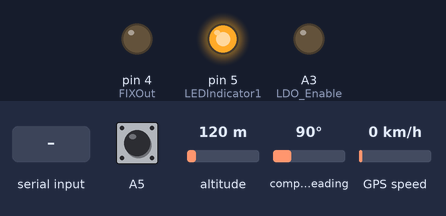
Bench run of a sketch on a simulated Arduino Pro Mini, built with avr-gcc and run on an emulated ATmega328P. Shown: output pins drawn as LEDs (lit = HIGH). The inputs (shaded band) are chosen by the test bench; at power-on: A5 HIGH, altitude 120 m, compass heading 90°, GPS speed 0 km/h. The GPS gets a fix after 3 s at 37.7749, -122.4194 with 8 satellites; what the sketch prints to the serial monitor is not drawn.

Above: at 0.01 s.
At 2.2 s:
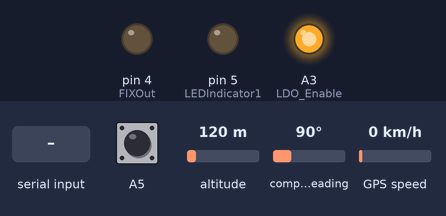
At 8.3 s:
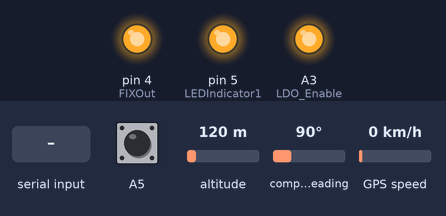
8.4 s: "P90\n" received over Serial
9.9 s: "h\n" received over the second serial link
11.4 s: "F\n" received over the second serial link
12.9 s: "f\n" received over the second serial link
Timing chart, 0 to 15.4 s (numbered marks = the images above; inputs shaded):
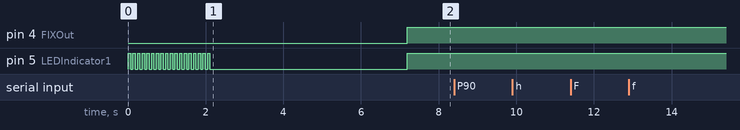

Measured:
- after the input at 8.4 s, every drawn part: stays the same
- after the input at 9.9 s, every drawn part: stays the same
- after the input at 11.4 s, every drawn part: stays the same
- after the input at 12.9 s, every drawn part: stays the same

The sketch:

RFout1MHzV1_06.ino
```cpp
//Software for Zachtek "GPS Referenced RF generator 1MHz Out" with a 8MHz Mini Pro Arduno
//This will program an NEO-6 Gps module at startup to output an RF signal when locked.
//The NEO-6 has an internal 48MHz PLL that can be diveded down to any freq below 10MHz.
//Divide to a frequency that is an integer fraction of 48MHz to get the lowest jitter.
//Examples off low jitter freqencies is 1, 2, 4 and 8 MHz
//To compile you need to install the Library "NeoGps by SlashDevin", you can download it using The Library manager in the Arduino IDE
//ZachTec 2017-2018
//The Version of this software is stored in the constant "softwareversion" and is displayed on the Serialport att startup
//For Arduino Pro Mini.

#include <EEPROM.h>
#include <NMEAGPS.h>
#include <SoftwareSerial.h>
SoftwareSerial gpsPort(2, 3); // RX, TX
#define LEDIndicator1 5  //LED indicator for GPS Lock on pin A3
#define FIXOut 4         //Pin Out at IDC. Indicator for GPS Lock on pin 4
#define LDO_Enable A3    //GPS Voltage regulator Enable on pin A3
boolean GPSOK, passthrough;
int cmdstate; // serial command state machine
int fixstate; //GPS Fix state machine 0=Init, 1=wating for fix,2=fix accuired
uint32_t freq; // Frequency in Hz commanded via serial
#define softwareversion "1.06" //Version of this program, sent to serialport at startup
NMEAGPS  gps; // This parses the GPS characters
gps_fix  fix; // This holds on to the latest values

constexpr auto MHz = 1000000lu;
constexpr auto KHz = 1000lu;
constexpr auto Hz = 1lu;

// This is a little bit arcane but it just lets you keep the user string
// and the actual value in synch automatically
#define SPEED 1
#define UNITS MHz
#define STRINGIFY1(x) #x
#define STRINGIFY(x) STRINGIFY1(x)
#define SPEED_STR STRINGIFY(SPEED) STRINGIFY(UNITS)
#define SPEED_ARG (UINT32_C(SPEED) * UNITS)

//--------------------------  SETUP -----------------------

void setup()
{
  Serial.begin(9600);
  while (!Serial);

  Serial.println(F(""));
  Serial.println(F("Zachtek GPS referenced RF, Software version: " softwareversion));

  if(strapped_for_passthrough()) {
    pinMode(LDO_Enable, OUTPUT); // Set Voltage Regulator Enable pin as output.
    digitalWrite(LDO_Enable, HIGH); //Turn on 3.1V Power supply for the Ublox GPS module
    gpsPort.begin(9600);
    passthrough = 1;
    Serial.println(F("Strapped for passthrough.  Disconnect jumper between SDA/SCL for normal operation"));
    return;
  }

  pinMode(LDO_Enable, OUTPUT); // Set Voltage Regulator Enable pin as output.

  //Blink the Lock led
  Serial.println (F("Blinking Lock  LED"));
  pinMode(LEDIndicator1, OUTPUT); // Set GPS Lock  LED pin as output.
  for (int i = 0; i <= 17; i++) {
    digitalWrite(LEDIndicator1, HIGH); //Turn on Lock LED
    delay (60);
    digitalWrite(LEDIndicator1, LOW); //Turn off Lock LED
    delay (60);
  }

  //Turn on Power to GPS
  digitalWrite(LDO_Enable, HIGH); //Turn on 3.1V Power supply for the Ublox GPS module
  Serial.println (F("Turning on Voltage Regulator for GPS module"));

  pinMode(FIXOut, OUTPUT);        // Set GPS Lock line as output.
  digitalWrite(FIXOut, LOW);        //Go low on Lock line

  //Read startup frequency from EEPROM
  if (LoadFromEPROM()==false)
  {
    Serial.println ("No startup frequency data was found, using 1MHz");
    freq = 1000000;
  }

  //Program GPS
  Serial.println (F("Programming GPS"));
  delay(500);//Wait for GPSmodule to complete it's power on.
  gpsPort.begin(9600);
  GPSOK = true;
  delay(500);//Wait for GPSmodule to complete it's power on.

  //Program GPS to output RF
  if (setGPS_OutputFreq(freq)) {
    Serial.print (F("GPS Initialized to output RF at "));
    Serial.print (freq);
    Serial.println (F("Hz"));
    Serial.println ("Initialization is complete.");
    Serial.println ("");
    GPSOK = true;
  }
  else
  {
    Serial.println (F("Error! Could not program GPS!"));
    GPSOK = false;
  }

 HelpText ();
 fixstate=0; //Initial State for the fixstate that helps only output teh GPS postion once after accuring fix
}

//--------------------------


// Handle serial commands
void handle_serial() {
  int c = Serial.read();
  if(c == 'P' || c=='p') {
    Serial.println(F("Entering passthrough mode -- reset microcontroller to return to normal mode\n"));
    passthrough = true;
  }
   else if(c == 'S' || c == 's') {
    SaveToEPROM ();
    Serial.println(F("Frequency was saved"));
  }
  else if(c == 'H' || c == 'h') {
    HelpText ();
  }
  else if(c == 'F' || c == 'f') {
    Serial.print(F("Frequency?"));
    cmdstate = 1; freq = 0;
  }
  else if(cmdstate == 1) {
    if(c >= '0' && c <= '9') {
      Serial.write(c);
      freq = freq * 10 + c - '0';
    } else if (c == 'M' || c == 'm') {
      Serial.write(c);
      freq *= 1000000lu;
    } else if (c == 'K' || c == 'k') {
      Serial.write(c);
      freq *= 1000lu;
    } else if (c == '\n' || c == '\r') {
      Serial.println(F(""));
      if (setGPS_OutputFreq(freq)) {
        Serial.print (F("GPS reprogramed to output RF at "));
        Serial.print(freq);
         Serial.println (F("Hz"));
        GPSOK = true;
      }
      else
      {
        Serial.println (F("Error! Could not reprogram GPS!"));
        GPSOK = false;
      }
      cmdstate = 0;
    }
  }
}


//--------------------------  Main loop -----------------------
void loop()
{
  if(passthrough) {
    if(gpsPort.available()) Serial.write(gpsPort.read());
    if(Serial.available()) gpsPort.write(Serial.read());
    return;
  }
  if(Serial.available()) {
    handle_serial();
  }
  if(cmdstate != 0) return;
  while (gps.available( gpsPort )) {
    fix = gps.read();
    if (fix.valid.location && fix.valid.date && fix.valid.time )
    {

      digitalWrite(LEDIndicator1, HIGH);   // turn the LED on
      digitalWrite(FIXOut, HIGH);          // Set Lock Line high
      if (fixstate != 2) {
        Serial.print( F("Fix accuired, RF turned ON. (Location is: ") );
        Serial.print( fix.latitude(), 6 );
        Serial.print( ',' );
        Serial.print( fix.longitude(), 6 );
        Serial.println(")");
        fixstate=2;// Fix accuired
      }
    }
    else
    {
      if (GPSOK) { //If the GPS is connected but not locked then short blink
        digitalWrite(LEDIndicator1, HIGH);   // turn the LED on
        digitalWrite(FIXOut, LOW);          // Set Lock Line low
        delay(100);
        digitalWrite(LEDIndicator1, LOW);    // turn the LED off
        if (fixstate !=1) {
          Serial.println(F("Waiting for GPS location fix, RF turned OFF"));
          fixstate=1; //Waiting for fix
        }
      }
    }
  }
}


//--------------------------

// For details of the UBX protocol, see
// https://www.u-blox.com/sites/default/files/products/documents/u-blox7-V14_ReceiverDescriptionProtocolSpec_%28GPS.G7-SW-12001%29_Public.pdf
// Documentation of this packet is under the heading CFG-TP5 (35.19.2) in the current documentation.
uint8_t setOutputFreq[] = {
0xB5, 0x62, 0x06, 0x31, 0x20, 0x00, 0x00, 0x00, 0x00, 0x00, 0x32, 0x00, 0x00, 0x00, 0x01, 0x00,
0x00, 0x00, 0xA0, 0x86, 0x01, 0x00, 0x00, 0x00, 0x00, 0x00, 0x00, 0x00, 0x00, 0x80, 0x00, 0x00,
0x00, 0x00, 0xEF, 0x00, 0x00, 0x00, 0x20, 0x1B
};

#define OFFSET_FREQUENCY_LOCKED (18)
#define OFFSET_CKSUM (38)

// Note: Normally payload_start is 2 bytes past the start of buf, because the first two bytes
// are the message type and are not checksummed.
void ubx_compute_checksum(uint8_t *payload_start, uint8_t *payload_end, uint8_t *cksum) {
  uint8_t ck_a=0, ck_b=0;
  for(const uint8_t *p = payload_start; p != payload_end; p++)
  {
    ck_a += *p;
    ck_b += ck_a;
  }
  cksum[0] = ck_a;
  cksum[1] = ck_b;
}

bool setGPS_OutputFreq(uint32_t freq) {
  for(int i=0; i<4; i++) {
    setOutputFreq[OFFSET_FREQUENCY_LOCKED+i] = freq & 0xff;
    freq >>= 8;
  }
  ubx_compute_checksum(setOutputFreq+2, setOutputFreq+38, setOutputFreq+38);
  sendUBX(setOutputFreq, sizeof(setOutputFreq) / sizeof(uint8_t));
  bool gps_set_sucess = getUBX_ACK(setOutputFreq);
  // Serial.println(F("Set output Freq Done"));
  return gps_set_sucess;
}

bool setGPS_OutputFreq1Kz()
{
  return setGPS_OutputFreq(1*KHz);
}

bool setGPS_OutputFreq1MHz()
{
  return setGPS_OutputFreq(1*MHz);
}

bool setGPS_OutputFreq2MHz()
{
  return setGPS_OutputFreq(2*MHz);
}


bool setGPS_OutputFreq4MHz()
{
  return setGPS_OutputFreq(4*MHz);
}

//8MHz is the highest low-jitter frequency possible
bool setGPS_OutputFreq8MHz()
{
  return setGPS_OutputFreq(8*MHz);
}

//10 MHz is very jittery. Numbers that can be done with an integer division from 48MHz will produce
//the lowest jitter so 16 ,12 ,8 ,6 ,4 ,2 and 1 MHz is low jitter but 10MHz is not
//If 10MHz low jitter is needed then one option is to output 2MHz and then filter out the 5th overtone arriving at 10MHz in that way.
bool setGPS_OutputFreq10MHz()
{
  return setGPS_OutputFreq(10*MHz);
}

//16MHz is above the specs for lUblox Neo-6, only included for experiments.
//This will not produce as clean Square wave.
bool setGPS_OutputFreq16MHz()
{
  return setGPS_OutputFreq(16*MHz);
}


void sendUBX(uint8_t *MSG, uint8_t len) {
  gpsPort.flush();
  gpsPort.write(0xFF);
  _delay_ms(500);
  for (int i = 0; i < len; i++) {
    gpsPort.write(MSG[i]);
  }
}

boolean getUBX_ACK(uint8_t *MSG) {
  uint8_t b;
  uint8_t ackByteID = 0;
  uint8_t ackPacket[10];
  unsigned long startTime = millis();

  // Construct the expected ACK packet
  ackPacket[0] = 0xB5; // header
  ackPacket[1] = 0x62; // header
  ackPacket[2] = 0x05; // class
  ackPacket[3] = 0x01; // id
  ackPacket[4] = 0x02; // length
  ackPacket[5] = 0x00;
  ackPacket[6] = MSG[2]; // ACK class
  ackPacket[7] = MSG[3]; // ACK id
  ackPacket[8] = 0; // CK_A
  ackPacket[9] = 0; // CK_B

  // Calculate the checksums
  ubx_compute_checksum(ackPacket+2, ackPacket+8, ackPacket+8);

  while (1) {  // Test for success
    if (ackByteID > 9) {
      // All packets in order!
      return true;
    }

    // Timeout if no valid response in 3 seconds
    if (millis() - startTime > 3000) {
      return false;
    }

    // Make sure data is available to read
    if (gpsPort.available()) {
      b = gpsPort.read();
      // Check that bytes arrive in sequence as per expected ACK packet
      if (b == ackPacket[ackByteID]) {
        ackByteID++;
      }
      else {
        ackByteID = 0; // Reset and look again, invalid order
      }//else
    }//If
  }//While
}//getUBX_ACK

// If pins 7/8 on the 10-pin header are bridged, this is "strapped for passthrough"
// Detect this by driving one pin high and checking the other pin, then driving low and repeating
// set pins back to inputs before returning
bool strapped_for_passthrough() {
  bool result = true;
  pinMode(A4, OUTPUT);

  digitalWrite(A4, HIGH);
  delay(1);
  if(!digitalRead(A5)) result = false;

  digitalWrite(A4, LOW);
  pinMode(A5, INPUT_PULLUP);
  delay(1);
  if(digitalRead(A5)) result = false;

  pinMode(A4, INPUT);
  pinMode(A5, INPUT);

  return result;
}


unsigned long GetEEPROM_CRC(void) {

  const unsigned long crc_table[16] = {
    0x00000000, 0x1db71064, 0x3b6e20c8, 0x26d930ac,
    0x76dc4190, 0x6b6b51f4, 0x4db26158, 0x5005713c,
    0xedb88320, 0xf00f9344, 0xd6d6a3e8, 0xcb61b38c,
    0x9b64c2b0, 0x86d3d2d4, 0xa00ae278, 0xbdbdf21c
  };

  unsigned long crc = ~0L;

  for (int index = 0 ; index < sizeof(freq) ; ++index) {
    crc = crc_table[(crc ^ EEPROM[index]) & 0x0f] ^ (crc >> 4);
    crc = crc_table[(crc ^ (EEPROM[index] >> 4)) & 0x0f] ^ (crc >> 4);
    crc = ~crc;
  }
  return crc;
}

void SaveToEPROM ()
{
unsigned long CRCFromEEPROM;
  EEPROM.put(0, freq);                     //Save the Freqency to EEPROM at address0
  CRCFromEEPROM=GetEEPROM_CRC ();          //Calculate CRC on the saved data
  EEPROM.put(sizeof(freq), CRCFromEEPROM); //Save the CRC after the data
}


bool LoadFromEPROM (void)
{
unsigned long CRCFromEEPROM,CalculatedCRC;

  EEPROM.get(0, freq);                           //Load the Frequency from EEPROM address 0
  EEPROM.get(sizeof(freq), CRCFromEEPROM);       //Load the CRC value that is stored in EEPROM
  CalculatedCRC=GetEEPROM_CRC();                 //Calculate the CRC of the Frequency
  return (CRCFromEEPROM==CalculatedCRC);         //If  Stored and Calculated CRC are the same then return true
}

void HelpText () {

  Serial.println(F("Type one of the following serial commands to control the GPS Module: "));
  Serial.println(F(" : F ...  ,(FREQUENCY) sets a new output frequency, value in Hz or use k or M suffix for kHz and MHz"));
  Serial.println(F(" : S      ,(SAVE) Saves the current frequency to be used as startup frequency"));
  Serial.println(F(" : P      ,(PASSTHROUGH) Enters passtrough mode, GPS serial data will be passed to and from this Serial port. Reset the module to go back to normal mode"));
  Serial.println(F(" : H      ,(HELP) prints this information"));
  Serial.println("");
 }
```
